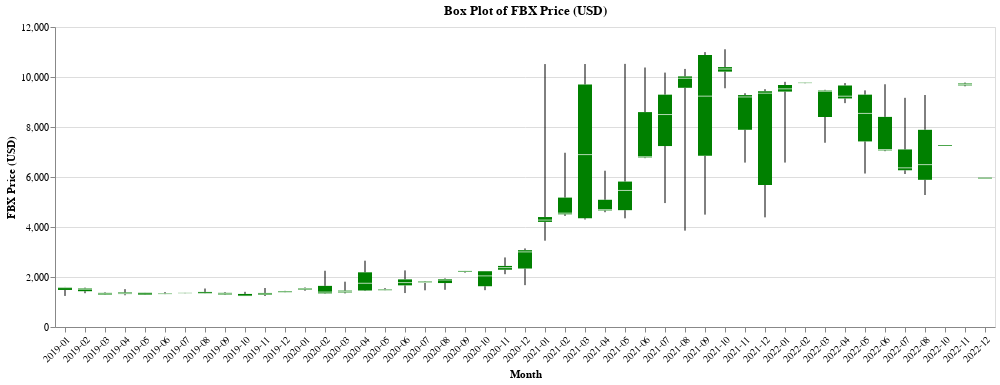

The notebook cell this image was saved under:
### Code cell
fbx_copy = fbx.copy()
fbx_copy['Month'] = fbx_copy['Date'].dt.to_period('M')
fbx_copy['Month'] = fbx_copy['Month'].astype(str)
fbx_copy

chart100 = alt.Chart(fbx_copy).mark_boxplot(extent='min-max').encode(
  alt.X('Month',axis=alt.Axis(labelAngle=-45)),
  alt.Y('Index Price (USD)', title='FBX Price (USD)'),
  color = alt.value('green')
).properties(
    title='Box Plot of FBX Price (USD)'
)
chart100

### Figure 1 — Vega-Lite specification as saved in the notebook (floating-point values rounded to 4 significant figures; data arrays with more than 128 entries replaced by an {"elided": "..."} marker saying what was removed)
{"config": {"view": {"continuousWidth": 400, "continuousHeight": 300}}, "data": {"name": "data-ac2994d8fdd56fa1633da12e447ed363"}, "mark": {"type": "boxplot", "extent": "min-max"}, "encoding": {"color": {"value": "green"}, "x": {"axis": {"labelAngle": -45}, "field": "Month", "type": "nominal"}, "y": {"field": "Index Price (USD)", "title": "FBX Price (USD)", "type": "quantitative"}}, "title": "Box Plot of FBX Price (USD)", "$schema": "https://vega.github.io/schema/vega-lite/v4.17.0.json", "datasets": {"data-ac2994d8fdd56fa1633da12e447ed363": {"elided": "190 records"}}}
